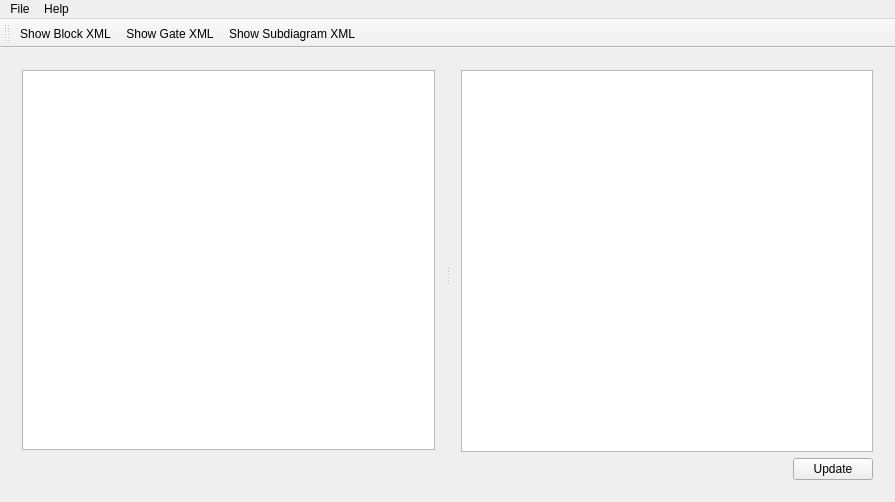
<?xml version="1.0" encoding="UTF-8"?>
<ui version="4.0">
 <class>MainWindow</class>
 <widget class="QMainWindow" name="MainWindow">
  <property name="geometry">
   <rect>
    <x>0</x>
    <y>0</y>
    <width>895</width>
    <height>502</height>
   </rect>
  </property>
  <property name="windowTitle">
   <string>MainWindow</string>
  </property>
  <widget class="QWidget" name="centralWidget">
   <layout class="QHBoxLayout" name="horizontalLayout_3">
    <item>
     <widget class="QSplitter" name="splitter">
      <property name="orientation">
       <enum>Qt::Horizontal</enum>
      </property>
      <widget class="QWidget" name="layoutWidget">
       <layout class="QVBoxLayout" name="verticalLayoutText">
        <item>
         <widget class="QTextEdit" name="textEdit">
          <property name="cursor" stdset="0">
           <cursorShape>IBeamCursor</cursorShape>
          </property>
         </widget>
        </item>
        <item>
         <layout class="QHBoxLayout" name="horizontalLayoutTextButtons">
          <item>
           <spacer name="horizontalSpacerTextButtons">
            <property name="orientation">
             <enum>Qt::Horizontal</enum>
            </property>
            <property name="sizeHint" stdset="0">
             <size>
              <width>40</width>
              <height>30</height>
             </size>
            </property>
           </spacer>
          </item>
         </layout>
        </item>
       </layout>
      </widget>
      <widget class="QWidget" name="layoutWidget_2">
       <layout class="QVBoxLayout" name="verticalLayoutGraphics">
        <item>
         <widget class="QGraphicsView" name="graphicsView"/>
        </item>
        <item>
         <layout class="QHBoxLayout" name="horizontalLayoutGraphicsButtons">
          <item>
           <spacer name="horizontalSpacerGraphicsButtons">
            <property name="orientation">
             <enum>Qt::Horizontal</enum>
            </property>
            <property name="sizeHint" stdset="0">
             <size>
              <width>40</width>
              <height>20</height>
             </size>
            </property>
           </spacer>
          </item>
          <item>
           <widget class="QPushButton" name="updateButton">
            <property name="text">
             <string>Update</string>
            </property>
           </widget>
          </item>
         </layout>
        </item>
       </layout>
      </widget>
     </widget>
    </item>
   </layout>
  </widget>
  <widget class="QMenuBar" name="menuBar">
   <property name="geometry">
    <rect>
     <x>0</x>
     <y>0</y>
     <width>895</width>
     <height>26</height>
    </rect>
   </property>
   <widget class="QMenu" name="menuFile">
    <property name="title">
     <string>File</string>
    </property>
    <addaction name="actionNew_Description_File"/>
    <addaction name="actionLoad_Description_File"/>
    <addaction name="actionSave_Description_File"/>
    <addaction name="actionSave_Description_File_As"/>
   </widget>
   <widget class="QMenu" name="menuHelp">
    <property name="title">
     <string>Help</string>
    </property>
    <addaction name="actionShow_Template"/>
    <addaction name="actionShow_Example"/>
   </widget>
   <addaction name="menuFile"/>
   <addaction name="menuHelp"/>
  </widget>
  <widget class="QToolBar" name="mainToolBar">
   <attribute name="toolBarArea">
    <enum>TopToolBarArea</enum>
   </attribute>
   <attribute name="toolBarBreak">
    <bool>false</bool>
   </attribute>
   <addaction name="actionShow_Block_XML"/>
   <addaction name="actionShow_Gate_XML"/>
   <addaction name="actionShow_Subdiagram_XML"/>
  </widget>
  <action name="actionNew_Description_File">
   <property name="text">
    <string>New Description File</string>
   </property>
   <property name="shortcut">
    <string>Ctrl+N</string>
   </property>
  </action>
  <action name="actionLoad_Description_File">
   <property name="text">
    <string>Open Description File</string>
   </property>
   <property name="shortcut">
    <string>Ctrl+O</string>
   </property>
  </action>
  <action name="actionShow_Block_XML">
   <property name="text">
    <string>Show Block XML</string>
   </property>
   <property name="toolTip">
    <string>Show a copiable example of the XML structure for a block</string>
   </property>
  </action>
  <action name="actionShow_Gate_XML">
   <property name="text">
    <string>Show Gate XML</string>
   </property>
   <property name="toolTip">
    <string>Show a copiable example of the XML structure for a gate</string>
   </property>
  </action>
  <action name="actionShow_Subdiagram_XML">
   <property name="text">
    <string>Show Subdiagram XML</string>
   </property>
   <property name="toolTip">
    <string>Show a copiable example of the XML structure for a subdiagram</string>
   </property>
  </action>
  <action name="actionShow_Example">
   <property name="text">
    <string>Show Example</string>
   </property>
  </action>
  <action name="actionShow_Template">
   <property name="text">
    <string>Show Template</string>
   </property>
  </action>
  <action name="actionActionSave_Description_File">
   <property name="text">
    <string>actionSave_Description_File</string>
   </property>
  </action>
  <action name="actionSave_Description_File">
   <property name="text">
    <string>Save Description File</string>
   </property>
   <property name="shortcut">
    <string>Ctrl+S</string>
   </property>
  </action>
  <action name="actionSave_Description_File_As">
   <property name="text">
    <string>Save Description File As...</string>
   </property>
   <property name="toolTip">
    <string>Save The Current Description File Under A Different Name</string>
   </property>
  </action>
 </widget>
 <layoutdefault spacing="6" margin="11"/>
 <resources/>
 <connections/>
</ui>
